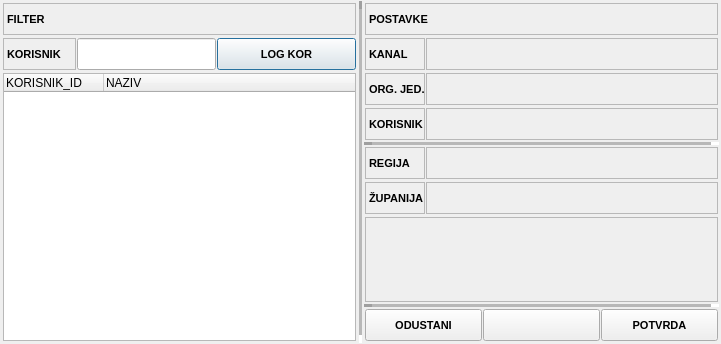
<?xml version="1.0" encoding="UTF-8"?>
<ui version="4.0">
 <class>FrmKanalProdajeKorisnik</class>
 <widget class="QDialog" name="FrmKanalProdajeKorisnik">
  <property name="geometry">
   <rect>
    <x>0</x>
    <y>0</y>
    <width>721</width>
    <height>344</height>
   </rect>
  </property>
  <property name="font">
   <font>
    <pointsize>8</pointsize>
   </font>
  </property>
  <property name="windowTitle">
   <string>Donat - Kanal prodaje</string>
  </property>
  <property name="windowIcon">
   <iconset resource="../../resources/DonatForm.qrc">
    <normaloff>:/InDonat/Forms/images/App.ico</normaloff>:/InDonat/Forms/images/App.ico</iconset>
  </property>
  <property name="locale">
   <locale language="Croatian" country="Croatia"/>
  </property>
  <property name="modal">
   <bool>true</bool>
  </property>
  <layout class="QHBoxLayout" name="horizontalLayout">
   <property name="spacing">
    <number>1</number>
   </property>
   <property name="leftMargin">
    <number>1</number>
   </property>
   <property name="topMargin">
    <number>1</number>
   </property>
   <property name="rightMargin">
    <number>1</number>
   </property>
   <property name="bottomMargin">
    <number>1</number>
   </property>
   <item>
    <widget class="QFrame" name="frame">
     <property name="frameShape">
      <enum>QFrame::NoFrame</enum>
     </property>
     <property name="frameShadow">
      <enum>QFrame::Raised</enum>
     </property>
     <layout class="QVBoxLayout" name="verticalLayout_2">
      <property name="spacing">
       <number>1</number>
      </property>
      <property name="leftMargin">
       <number>1</number>
      </property>
      <property name="topMargin">
       <number>1</number>
      </property>
      <property name="rightMargin">
       <number>1</number>
      </property>
      <property name="bottomMargin">
       <number>1</number>
      </property>
      <item>
       <widget class="QFrame" name="frame_5">
        <property name="frameShape">
         <enum>QFrame::NoFrame</enum>
        </property>
        <property name="frameShadow">
         <enum>QFrame::Raised</enum>
        </property>
        <layout class="QHBoxLayout" name="horizontalLayout_2">
         <property name="spacing">
          <number>1</number>
         </property>
         <property name="leftMargin">
          <number>1</number>
         </property>
         <property name="topMargin">
          <number>1</number>
         </property>
         <property name="rightMargin">
          <number>1</number>
         </property>
         <property name="bottomMargin">
          <number>1</number>
         </property>
         <item>
          <widget class="QLabel" name="lblFilter">
           <property name="minimumSize">
            <size>
             <width>0</width>
             <height>32</height>
            </size>
           </property>
           <property name="font">
            <font>
             <weight>75</weight>
             <bold>true</bold>
            </font>
           </property>
           <property name="frameShape">
            <enum>QFrame::StyledPanel</enum>
           </property>
           <property name="text">
            <string>FILTER</string>
           </property>
          </widget>
         </item>
        </layout>
       </widget>
      </item>
      <item>
       <widget class="QFrame" name="frame_3">
        <property name="frameShape">
         <enum>QFrame::NoFrame</enum>
        </property>
        <property name="frameShadow">
         <enum>QFrame::Raised</enum>
        </property>
        <layout class="QHBoxLayout" name="horizontalLayout_11">
         <property name="spacing">
          <number>1</number>
         </property>
         <property name="leftMargin">
          <number>1</number>
         </property>
         <property name="topMargin">
          <number>1</number>
         </property>
         <property name="rightMargin">
          <number>1</number>
         </property>
         <property name="bottomMargin">
          <number>1</number>
         </property>
         <item>
          <widget class="QLabel" name="label_2">
           <property name="maximumSize">
            <size>
             <width>73</width>
             <height>16777215</height>
            </size>
           </property>
           <property name="font">
            <font>
             <weight>75</weight>
             <bold>true</bold>
            </font>
           </property>
           <property name="frameShape">
            <enum>QFrame::StyledPanel</enum>
           </property>
           <property name="text">
            <string>KORISNIK</string>
           </property>
          </widget>
         </item>
         <item>
          <widget class="QLineEdit" name="txtFltDonatUser">
           <property name="sizePolicy">
            <sizepolicy hsizetype="Preferred" vsizetype="Preferred">
             <horstretch>0</horstretch>
             <verstretch>0</verstretch>
            </sizepolicy>
           </property>
           <property name="minimumSize">
            <size>
             <width>0</width>
             <height>0</height>
            </size>
           </property>
          </widget>
         </item>
         <item>
          <widget class="QPushButton" name="btnSetLoggedInDonatUser">
           <property name="minimumSize">
            <size>
             <width>0</width>
             <height>32</height>
            </size>
           </property>
           <property name="font">
            <font>
             <weight>75</weight>
             <bold>true</bold>
            </font>
           </property>
           <property name="cursor">
            <cursorShape>PointingHandCursor</cursorShape>
           </property>
           <property name="text">
            <string>LOG KOR</string>
           </property>
           <property name="icon">
            <iconset resource="../../resources/DonatForm.qrc">
             <normaloff>:/InDonat/Forms/images/USER.ico</normaloff>:/InDonat/Forms/images/USER.ico</iconset>
           </property>
          </widget>
         </item>
        </layout>
       </widget>
      </item>
      <item>
       <widget class="QFrame" name="frame_4">
        <property name="frameShape">
         <enum>QFrame::NoFrame</enum>
        </property>
        <property name="frameShadow">
         <enum>QFrame::Raised</enum>
        </property>
        <layout class="QHBoxLayout" name="horizontalLayout_12">
         <property name="spacing">
          <number>1</number>
         </property>
         <property name="leftMargin">
          <number>1</number>
         </property>
         <property name="topMargin">
          <number>1</number>
         </property>
         <property name="rightMargin">
          <number>1</number>
         </property>
         <property name="bottomMargin">
          <number>1</number>
         </property>
         <item>
          <widget class="QTreeWidget" name="treeKorisnik">
           <property name="sizePolicy">
            <sizepolicy hsizetype="Preferred" vsizetype="Expanding">
             <horstretch>0</horstretch>
             <verstretch>0</verstretch>
            </sizepolicy>
           </property>
           <property name="font">
            <font>
             <pointsize>9</pointsize>
            </font>
           </property>
           <property name="alternatingRowColors">
            <bool>true</bool>
           </property>
           <attribute name="headerVisible">
            <bool>true</bool>
           </attribute>
           <column>
            <property name="text">
             <string notr="true">KORISNIK_ID</string>
            </property>
           </column>
           <column>
            <property name="text">
             <string>NAZIV</string>
            </property>
           </column>
          </widget>
         </item>
        </layout>
       </widget>
      </item>
     </layout>
    </widget>
   </item>
   <item>
    <widget class="Line" name="line">
     <property name="lineWidth">
      <number>8</number>
     </property>
     <property name="midLineWidth">
      <number>8</number>
     </property>
     <property name="orientation">
      <enum>Qt::Vertical</enum>
     </property>
    </widget>
   </item>
   <item>
    <widget class="QFrame" name="frame_2">
     <property name="frameShape">
      <enum>QFrame::NoFrame</enum>
     </property>
     <property name="frameShadow">
      <enum>QFrame::Raised</enum>
     </property>
     <layout class="QVBoxLayout" name="verticalLayout">
      <property name="spacing">
       <number>1</number>
      </property>
      <property name="leftMargin">
       <number>1</number>
      </property>
      <property name="topMargin">
       <number>1</number>
      </property>
      <property name="rightMargin">
       <number>1</number>
      </property>
      <property name="bottomMargin">
       <number>1</number>
      </property>
      <item>
       <widget class="QFrame" name="frame_8">
        <property name="frameShape">
         <enum>QFrame::NoFrame</enum>
        </property>
        <property name="frameShadow">
         <enum>QFrame::Raised</enum>
        </property>
        <layout class="QHBoxLayout" name="horizontalLayout_3">
         <property name="spacing">
          <number>1</number>
         </property>
         <property name="leftMargin">
          <number>1</number>
         </property>
         <property name="topMargin">
          <number>1</number>
         </property>
         <property name="rightMargin">
          <number>1</number>
         </property>
         <property name="bottomMargin">
          <number>1</number>
         </property>
         <item>
          <widget class="QLabel" name="lblPostavke">
           <property name="minimumSize">
            <size>
             <width>0</width>
             <height>32</height>
            </size>
           </property>
           <property name="font">
            <font>
             <weight>75</weight>
             <bold>true</bold>
            </font>
           </property>
           <property name="frameShape">
            <enum>QFrame::StyledPanel</enum>
           </property>
           <property name="text">
            <string>POSTAVKE</string>
           </property>
          </widget>
         </item>
        </layout>
       </widget>
      </item>
      <item>
       <widget class="QFrame" name="frame_9">
        <property name="frameShape">
         <enum>QFrame::NoFrame</enum>
        </property>
        <property name="frameShadow">
         <enum>QFrame::Raised</enum>
        </property>
        <layout class="QHBoxLayout" name="horizontalLayout_4">
         <property name="spacing">
          <number>1</number>
         </property>
         <property name="leftMargin">
          <number>1</number>
         </property>
         <property name="topMargin">
          <number>1</number>
         </property>
         <property name="rightMargin">
          <number>1</number>
         </property>
         <property name="bottomMargin">
          <number>1</number>
         </property>
         <item>
          <widget class="QLabel" name="lblKanalTitle">
           <property name="sizePolicy">
            <sizepolicy hsizetype="Fixed" vsizetype="Preferred">
             <horstretch>0</horstretch>
             <verstretch>0</verstretch>
            </sizepolicy>
           </property>
           <property name="minimumSize">
            <size>
             <width>0</width>
             <height>32</height>
            </size>
           </property>
           <property name="maximumSize">
            <size>
             <width>60</width>
             <height>16777215</height>
            </size>
           </property>
           <property name="font">
            <font>
             <weight>75</weight>
             <bold>true</bold>
            </font>
           </property>
           <property name="frameShape">
            <enum>QFrame::StyledPanel</enum>
           </property>
           <property name="text">
            <string>KANAL</string>
           </property>
          </widget>
         </item>
         <item>
          <widget class="QLabel" name="lblKanalProdaje">
           <property name="minimumSize">
            <size>
             <width>0</width>
             <height>32</height>
            </size>
           </property>
           <property name="font">
            <font>
             <weight>75</weight>
             <bold>true</bold>
            </font>
           </property>
           <property name="frameShape">
            <enum>QFrame::StyledPanel</enum>
           </property>
           <property name="text">
            <string/>
           </property>
           <property name="alignment">
            <set>Qt::AlignCenter</set>
           </property>
          </widget>
         </item>
        </layout>
       </widget>
      </item>
      <item>
       <widget class="QFrame" name="frame_11">
        <property name="frameShape">
         <enum>QFrame::NoFrame</enum>
        </property>
        <property name="frameShadow">
         <enum>QFrame::Raised</enum>
        </property>
        <layout class="QHBoxLayout" name="horizontalLayout_5">
         <property name="spacing">
          <number>1</number>
         </property>
         <property name="leftMargin">
          <number>1</number>
         </property>
         <property name="topMargin">
          <number>1</number>
         </property>
         <property name="rightMargin">
          <number>1</number>
         </property>
         <property name="bottomMargin">
          <number>1</number>
         </property>
         <item>
          <widget class="QLabel" name="lblOrgJedTitle">
           <property name="sizePolicy">
            <sizepolicy hsizetype="Fixed" vsizetype="Preferred">
             <horstretch>0</horstretch>
             <verstretch>0</verstretch>
            </sizepolicy>
           </property>
           <property name="minimumSize">
            <size>
             <width>0</width>
             <height>32</height>
            </size>
           </property>
           <property name="maximumSize">
            <size>
             <width>60</width>
             <height>16777215</height>
            </size>
           </property>
           <property name="font">
            <font>
             <weight>75</weight>
             <bold>true</bold>
            </font>
           </property>
           <property name="frameShape">
            <enum>QFrame::StyledPanel</enum>
           </property>
           <property name="text">
            <string>ORG. JED.</string>
           </property>
          </widget>
         </item>
         <item>
          <widget class="QLabel" name="lblOrganizacijskaJedninica">
           <property name="minimumSize">
            <size>
             <width>0</width>
             <height>32</height>
            </size>
           </property>
           <property name="font">
            <font>
             <weight>75</weight>
             <bold>true</bold>
            </font>
           </property>
           <property name="frameShape">
            <enum>QFrame::StyledPanel</enum>
           </property>
           <property name="text">
            <string/>
           </property>
           <property name="alignment">
            <set>Qt::AlignCenter</set>
           </property>
          </widget>
         </item>
        </layout>
       </widget>
      </item>
      <item>
       <widget class="QFrame" name="frame_7">
        <property name="frameShape">
         <enum>QFrame::NoFrame</enum>
        </property>
        <property name="frameShadow">
         <enum>QFrame::Raised</enum>
        </property>
        <layout class="QHBoxLayout" name="horizontalLayout_6">
         <property name="spacing">
          <number>1</number>
         </property>
         <property name="leftMargin">
          <number>1</number>
         </property>
         <property name="topMargin">
          <number>1</number>
         </property>
         <property name="rightMargin">
          <number>1</number>
         </property>
         <property name="bottomMargin">
          <number>1</number>
         </property>
         <item>
          <widget class="QLabel" name="lblKorisnikTitle">
           <property name="sizePolicy">
            <sizepolicy hsizetype="Fixed" vsizetype="Preferred">
             <horstretch>0</horstretch>
             <verstretch>0</verstretch>
            </sizepolicy>
           </property>
           <property name="minimumSize">
            <size>
             <width>0</width>
             <height>32</height>
            </size>
           </property>
           <property name="maximumSize">
            <size>
             <width>60</width>
             <height>16777215</height>
            </size>
           </property>
           <property name="font">
            <font>
             <weight>75</weight>
             <bold>true</bold>
            </font>
           </property>
           <property name="frameShape">
            <enum>QFrame::StyledPanel</enum>
           </property>
           <property name="text">
            <string>KORISNIK</string>
           </property>
          </widget>
         </item>
         <item>
          <widget class="QLabel" name="lblDonatKorisnik">
           <property name="minimumSize">
            <size>
             <width>0</width>
             <height>32</height>
            </size>
           </property>
           <property name="font">
            <font>
             <weight>75</weight>
             <bold>true</bold>
            </font>
           </property>
           <property name="frameShape">
            <enum>QFrame::StyledPanel</enum>
           </property>
           <property name="text">
            <string/>
           </property>
           <property name="alignment">
            <set>Qt::AlignCenter</set>
           </property>
          </widget>
         </item>
        </layout>
       </widget>
      </item>
      <item>
       <widget class="Line" name="line_2">
        <property name="lineWidth">
         <number>8</number>
        </property>
        <property name="midLineWidth">
         <number>8</number>
        </property>
        <property name="orientation">
         <enum>Qt::Horizontal</enum>
        </property>
       </widget>
      </item>
      <item>
       <widget class="QFrame" name="frame_12">
        <property name="frameShape">
         <enum>QFrame::NoFrame</enum>
        </property>
        <property name="frameShadow">
         <enum>QFrame::Raised</enum>
        </property>
        <layout class="QHBoxLayout" name="horizontalLayout_7">
         <property name="spacing">
          <number>1</number>
         </property>
         <property name="leftMargin">
          <number>1</number>
         </property>
         <property name="topMargin">
          <number>1</number>
         </property>
         <property name="rightMargin">
          <number>1</number>
         </property>
         <property name="bottomMargin">
          <number>1</number>
         </property>
         <item>
          <widget class="QLabel" name="lblRegijaTitle">
           <property name="sizePolicy">
            <sizepolicy hsizetype="Fixed" vsizetype="Preferred">
             <horstretch>0</horstretch>
             <verstretch>0</verstretch>
            </sizepolicy>
           </property>
           <property name="minimumSize">
            <size>
             <width>0</width>
             <height>32</height>
            </size>
           </property>
           <property name="maximumSize">
            <size>
             <width>60</width>
             <height>16777215</height>
            </size>
           </property>
           <property name="font">
            <font>
             <weight>75</weight>
             <bold>true</bold>
            </font>
           </property>
           <property name="frameShape">
            <enum>QFrame::StyledPanel</enum>
           </property>
           <property name="text">
            <string>REGIJA</string>
           </property>
          </widget>
         </item>
         <item>
          <widget class="QLabel" name="lblRegija">
           <property name="minimumSize">
            <size>
             <width>0</width>
             <height>32</height>
            </size>
           </property>
           <property name="font">
            <font>
             <weight>75</weight>
             <bold>true</bold>
            </font>
           </property>
           <property name="frameShape">
            <enum>QFrame::StyledPanel</enum>
           </property>
           <property name="text">
            <string/>
           </property>
           <property name="alignment">
            <set>Qt::AlignCenter</set>
           </property>
          </widget>
         </item>
        </layout>
       </widget>
      </item>
      <item>
       <widget class="QFrame" name="frame_13">
        <property name="frameShape">
         <enum>QFrame::NoFrame</enum>
        </property>
        <property name="frameShadow">
         <enum>QFrame::Raised</enum>
        </property>
        <layout class="QHBoxLayout" name="horizontalLayout_8">
         <property name="spacing">
          <number>1</number>
         </property>
         <property name="leftMargin">
          <number>1</number>
         </property>
         <property name="topMargin">
          <number>1</number>
         </property>
         <property name="rightMargin">
          <number>1</number>
         </property>
         <property name="bottomMargin">
          <number>1</number>
         </property>
         <item>
          <widget class="QLabel" name="lblZupanijaTitle">
           <property name="sizePolicy">
            <sizepolicy hsizetype="Fixed" vsizetype="Preferred">
             <horstretch>0</horstretch>
             <verstretch>0</verstretch>
            </sizepolicy>
           </property>
           <property name="minimumSize">
            <size>
             <width>0</width>
             <height>32</height>
            </size>
           </property>
           <property name="maximumSize">
            <size>
             <width>60</width>
             <height>16777215</height>
            </size>
           </property>
           <property name="font">
            <font>
             <weight>75</weight>
             <bold>true</bold>
            </font>
           </property>
           <property name="frameShape">
            <enum>QFrame::StyledPanel</enum>
           </property>
           <property name="text">
            <string>ŽUPANIJA</string>
           </property>
          </widget>
         </item>
         <item>
          <widget class="QLabel" name="lblZupanija">
           <property name="minimumSize">
            <size>
             <width>0</width>
             <height>32</height>
            </size>
           </property>
           <property name="font">
            <font>
             <weight>75</weight>
             <bold>true</bold>
            </font>
           </property>
           <property name="frameShape">
            <enum>QFrame::StyledPanel</enum>
           </property>
           <property name="text">
            <string/>
           </property>
           <property name="alignment">
            <set>Qt::AlignCenter</set>
           </property>
          </widget>
         </item>
        </layout>
       </widget>
      </item>
      <item>
       <widget class="QFrame" name="frame_6">
        <property name="frameShape">
         <enum>QFrame::NoFrame</enum>
        </property>
        <property name="frameShadow">
         <enum>QFrame::Raised</enum>
        </property>
        <layout class="QHBoxLayout" name="horizontalLayout_10">
         <property name="spacing">
          <number>1</number>
         </property>
         <property name="leftMargin">
          <number>1</number>
         </property>
         <property name="topMargin">
          <number>1</number>
         </property>
         <property name="rightMargin">
          <number>1</number>
         </property>
         <property name="bottomMargin">
          <number>1</number>
         </property>
         <item>
          <widget class="QLabel" name="lblEmail_6">
           <property name="sizePolicy">
            <sizepolicy hsizetype="Preferred" vsizetype="Expanding">
             <horstretch>0</horstretch>
             <verstretch>0</verstretch>
            </sizepolicy>
           </property>
           <property name="font">
            <font>
             <weight>75</weight>
             <bold>true</bold>
            </font>
           </property>
           <property name="frameShape">
            <enum>QFrame::StyledPanel</enum>
           </property>
           <property name="text">
            <string/>
           </property>
           <property name="alignment">
            <set>Qt::AlignCenter</set>
           </property>
          </widget>
         </item>
        </layout>
       </widget>
      </item>
      <item>
       <widget class="Line" name="line_3">
        <property name="lineWidth">
         <number>8</number>
        </property>
        <property name="midLineWidth">
         <number>8</number>
        </property>
        <property name="orientation">
         <enum>Qt::Horizontal</enum>
        </property>
       </widget>
      </item>
      <item>
       <widget class="QFrame" name="frame_10">
        <property name="frameShape">
         <enum>QFrame::NoFrame</enum>
        </property>
        <property name="frameShadow">
         <enum>QFrame::Raised</enum>
        </property>
        <layout class="QHBoxLayout" name="horizontalLayout_9">
         <property name="spacing">
          <number>1</number>
         </property>
         <property name="leftMargin">
          <number>1</number>
         </property>
         <property name="topMargin">
          <number>1</number>
         </property>
         <property name="rightMargin">
          <number>1</number>
         </property>
         <property name="bottomMargin">
          <number>1</number>
         </property>
         <item>
          <widget class="QPushButton" name="btnOdustani">
           <property name="minimumSize">
            <size>
             <width>0</width>
             <height>32</height>
            </size>
           </property>
           <property name="font">
            <font>
             <weight>75</weight>
             <bold>true</bold>
            </font>
           </property>
           <property name="cursor">
            <cursorShape>PointingHandCursor</cursorShape>
           </property>
           <property name="text">
            <string>ODUSTANI</string>
           </property>
           <property name="icon">
            <iconset resource="../../resources/DonatForm.qrc">
             <normaloff>:/InDonat/Forms/images/CLOSE.GIF</normaloff>:/InDonat/Forms/images/CLOSE.GIF</iconset>
           </property>
          </widget>
         </item>
         <item>
          <widget class="QPushButton" name="btnSpace">
           <property name="enabled">
            <bool>true</bool>
           </property>
           <property name="minimumSize">
            <size>
             <width>0</width>
             <height>32</height>
            </size>
           </property>
           <property name="font">
            <font>
             <weight>75</weight>
             <bold>true</bold>
            </font>
           </property>
           <property name="cursor">
            <cursorShape>ArrowCursor</cursorShape>
           </property>
          </widget>
         </item>
         <item>
          <widget class="QPushButton" name="btnPotvrda">
           <property name="minimumSize">
            <size>
             <width>0</width>
             <height>32</height>
            </size>
           </property>
           <property name="font">
            <font>
             <weight>75</weight>
             <bold>true</bold>
            </font>
           </property>
           <property name="cursor">
            <cursorShape>PointingHandCursor</cursorShape>
           </property>
           <property name="text">
            <string>POTVRDA</string>
           </property>
           <property name="icon">
            <iconset resource="../../resources/DonatForm.qrc">
             <normaloff>:/InDonat/Forms/images/OK.gif</normaloff>:/InDonat/Forms/images/OK.gif</iconset>
           </property>
          </widget>
         </item>
        </layout>
       </widget>
      </item>
     </layout>
    </widget>
   </item>
  </layout>
 </widget>
 <resources>
  <include location="../../resources/DonatForm.qrc"/>
 </resources>
 <connections>
  <connection>
   <sender>btnOdustani</sender>
   <signal>clicked()</signal>
   <receiver>FrmKanalProdajeKorisnik</receiver>
   <slot>close()</slot>
   <hints>
    <hint type="sourcelabel">
     <x>423</x>
     <y>299</y>
    </hint>
    <hint type="destinationlabel">
     <x>360</x>
     <y>159</y>
    </hint>
   </hints>
  </connection>
 </connections>
</ui>
